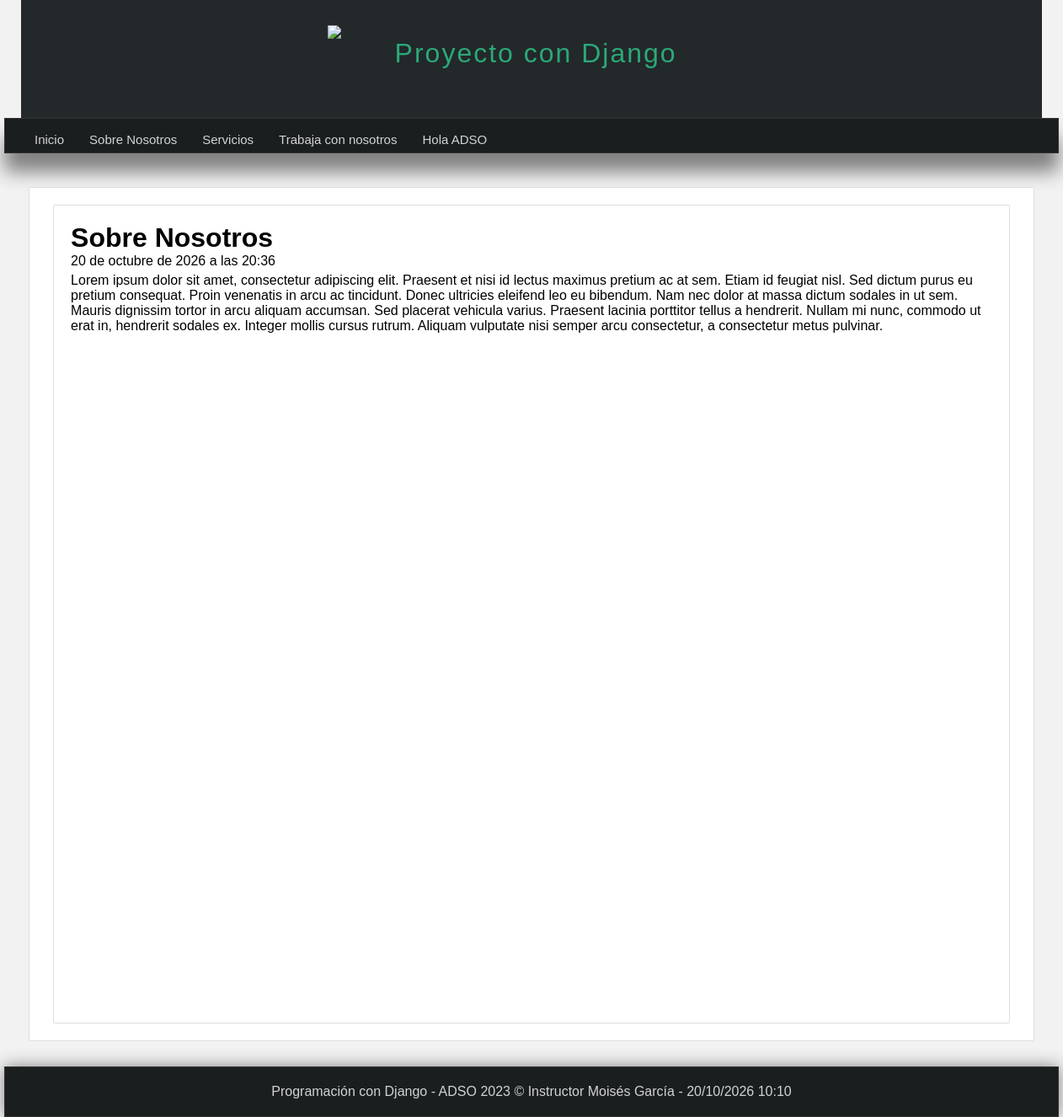
The app's page /pagina/sobre-nosotros/ with its own data.
### pages/models.py (models this page shows, shortened)
class Page(models.Model): #Heredamos de models
    title = models.CharField(max_length=50, verbose_name="Título")
    content = models.TextField(verbose_name="Contenido")
    slug = models.CharField(unique=True, max_length=150, verbose_name="URL amigable") #url que va a tener la pagina
    visible = models.BooleanField(verbose_name="¿Visible?")
    created_at = models.DateTimeField(auto_now_add=True, verbose_name="Creación:")
    updated_at = models.DateTimeField(auto_now_add=True, verbose_name="Actualización:")
    class Meta:
        verbose_name = "Página"
        verbose_name_plural = "Páginas"

### pages/views.py (the view)
# urls.py: path('pagina/<str:slug>/', page_views.pages, name="page"), #Creamos la url para pages
def pages(request, slug):
    page = get_object_or_404(Page, slug=slug)
    return render(request, 'pages/page.html', {
        'page': page,
        'title': page.title
    })

### pages/context_processors.py (called while the page is built)
def get_pages(request):
    pages = Page.objects.all()
    return {
        'pages': pages
    }

### pages/templates/pages/page.html (shortened to what this page needs)
{% extends 'layouts/layout.html' %}
{% block content %}
<div class="box">
    <h1>{{ page.title }}</h1>
    <span>{{ page.created_at|date:"d \d\e F \d\e Y \a \l\a\s H:i" }}</span>
    <p>{{ page.content|safe }}</p>
</div>
{% endblock %}

### mainapp/templates/layouts/layout.html (shortened to what this page needs)
{% load static %}
<!DOCTYPE html>
<html>
<html lang="es">
<head>
    {% load static %}
    <link rel="stylesheet" type="text/css" href="{% static 'css/styles.css' %}"/>
</head>
<body>
    <header>
        <div id="logotipo">
            <img src="{% static 'images/logo.png' %}" />
            <h1>Proyecto con Django </h1>
        </div>
    </header>
    <nav>
    <ul>
        <li>
            <a href="{% url 'index' %}">Inicio</a>
        </li>
        {% for page in pages %}
            <li>
                <a href="{% url 'page' slug=page.slug %}">{{ page.title }}</a>
            </li>
        {% endfor %}
    </ul>
</nav>
<div id="content">
    <div class="box">
        {% block content %}{% endblock %}
    </div>
</div>
    <footer>
        Programación con Django - ADSO 2023 &copy; Instructor Moisés García - {% now "d/m/Y h:m" %}
    </footer>
</body>
</html>

### mainapp/static/css/styles.css (style rules this page uses)
* { margin: 0px; padding: 0px; font-family: Arial, Helvetica, sans-serif; text-decoration: none; }
p, h2, h3, ul { margin-top: 5px; margin-bottom: 5px; }
ul,ol { margin-left: 20px; margin-bottom: 10px; }
body { background-color: #f2f2f2; }
header { width: 1212px; height: 140px; background-color: #23282b; margin: 0px auto; }
#logotipo { width: 40%; height: 130px; margin: 0px auto; padding-top: 10px; }
#logotipo img { display: block; width: 60px; float: left; margin-top: 20px; }
#logotipo h1 { display: block; float: left; margin-top: 35px; margin-left: 20px; letter-spacing: 2px; font-weight: lighter; color: #2ba977; }
nav { width: 1250px; height: 40px; background-color: #1b1e1f; border: 1px solid #333333; margin: 0 auto; box-shadow: 0px 22px 22px gray; font-size: 15px; }
nav ul { list-style: none; text-decoration: 40px; }
nav ul li { line-height: 40px; float: left; }
nav ul li a { display: block; padding-left: 15px; padding-right: 15px; color: #d1d4d6; }
#content { width: 1212px; min-height: 930px; margin: 0 auto; margin-bottom: 30px; margin-top: 40px; }
.box { background: white; min-height: 930px; width: 95%; padding: 20px; border: 1px solid #ddd; border-radius: 2px; margin: 0 auto; }
footer { width: 1250px; background-color: #1b1e1f; border: 1px solid #333333; color: #d1d4d6; text-align: center; padding-top: 20px; margin: 0 auto; padding-bottom: 20px; box-shadow: 0px 0px 20px gray; }

### records on screen
Page: title "Sobre Nosotros", created_at "20 de octubre de 2026 a las 20:36", content "Lorem ipsum dolor sit amet, consectetur adipiscing elit. Praesent et nisi id lectus maximus pretium ac at sem. Etiam id feugiat nisl. Sed dictum purus eu pretium consequat. Proin venenatis in arcu ac tincidunt. Donec ultricies eleifend leo eu bibendum. Nam nec dolor at massa dictum sodales in ut sem. Mauris dignissim tortor in arcu aliquam accumsan. Sed placerat vehicula varius. Praesent lacinia porttitor tellus a hendrerit. Nullam mi nunc, commodo ut erat in, hendrerit sodales ex. Integer mollis cursus rutrum. Aliquam vulputate nisi semper arcu consectetur, a consectetur metus pulvinar."
Page: title "Servicios"
Page: title "Trabaja con nosotros"
Page: title "Hola ADSO"
